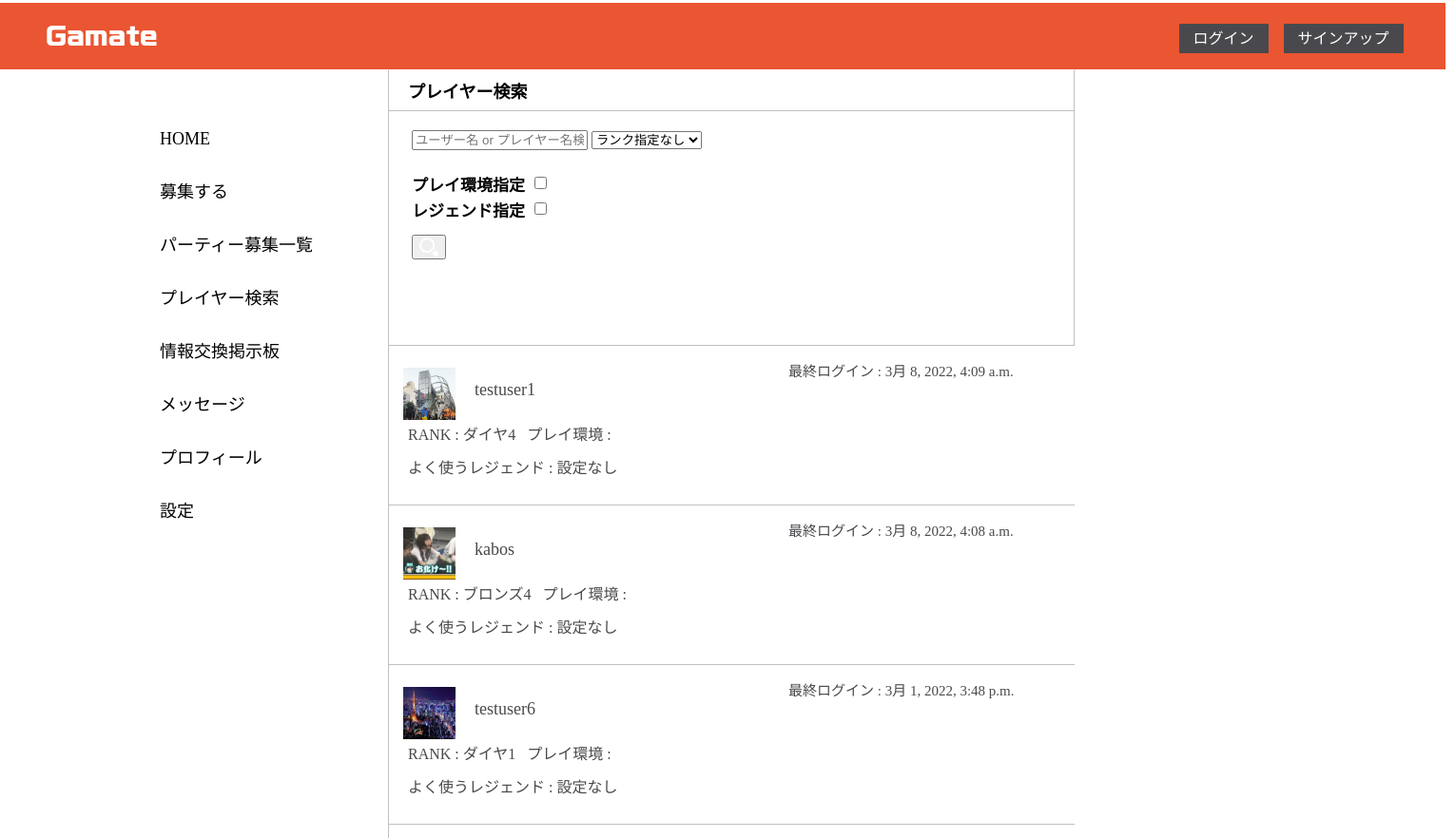
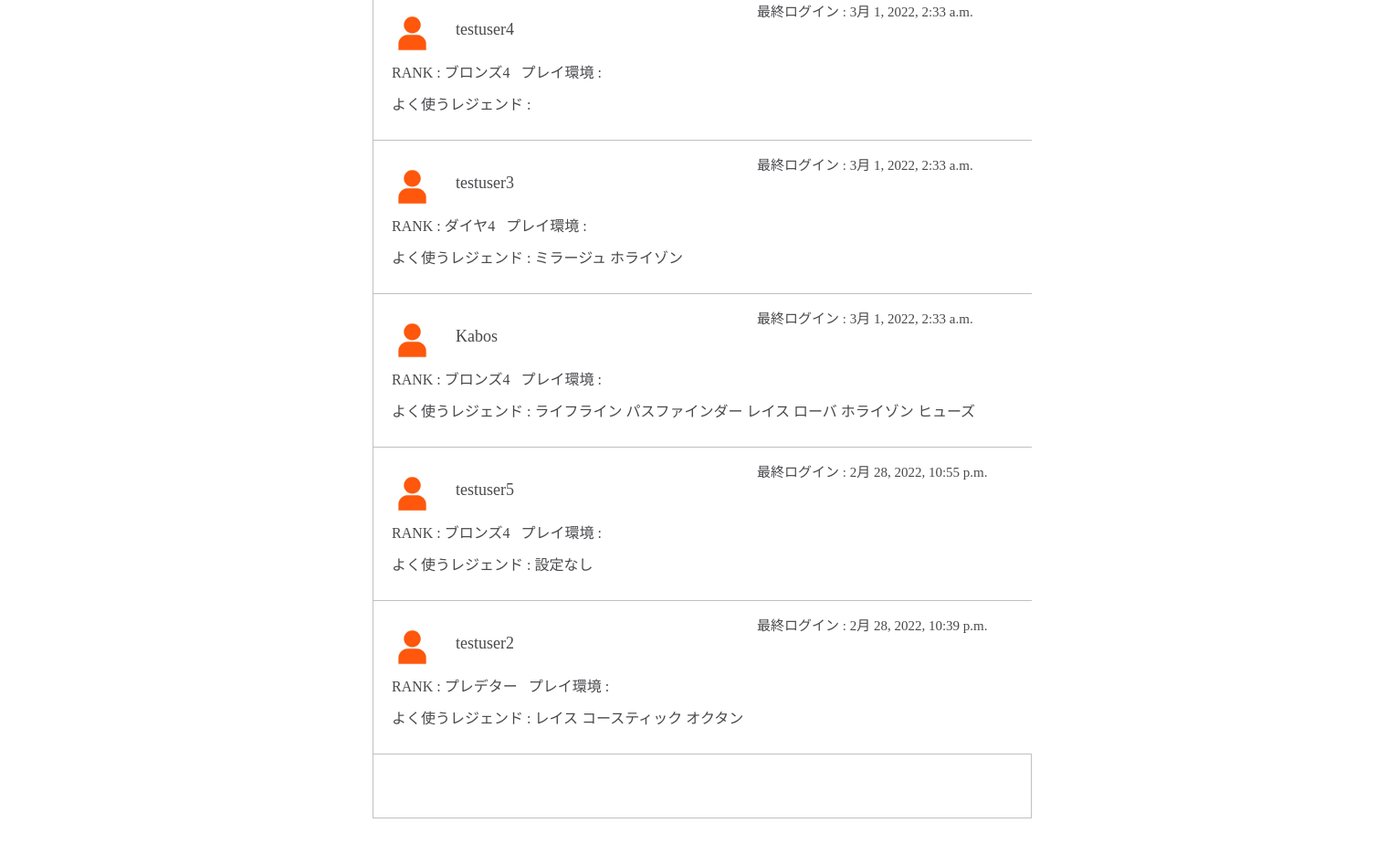
Before: /userlist/ with the older database file (2 pictures, top to bottom).
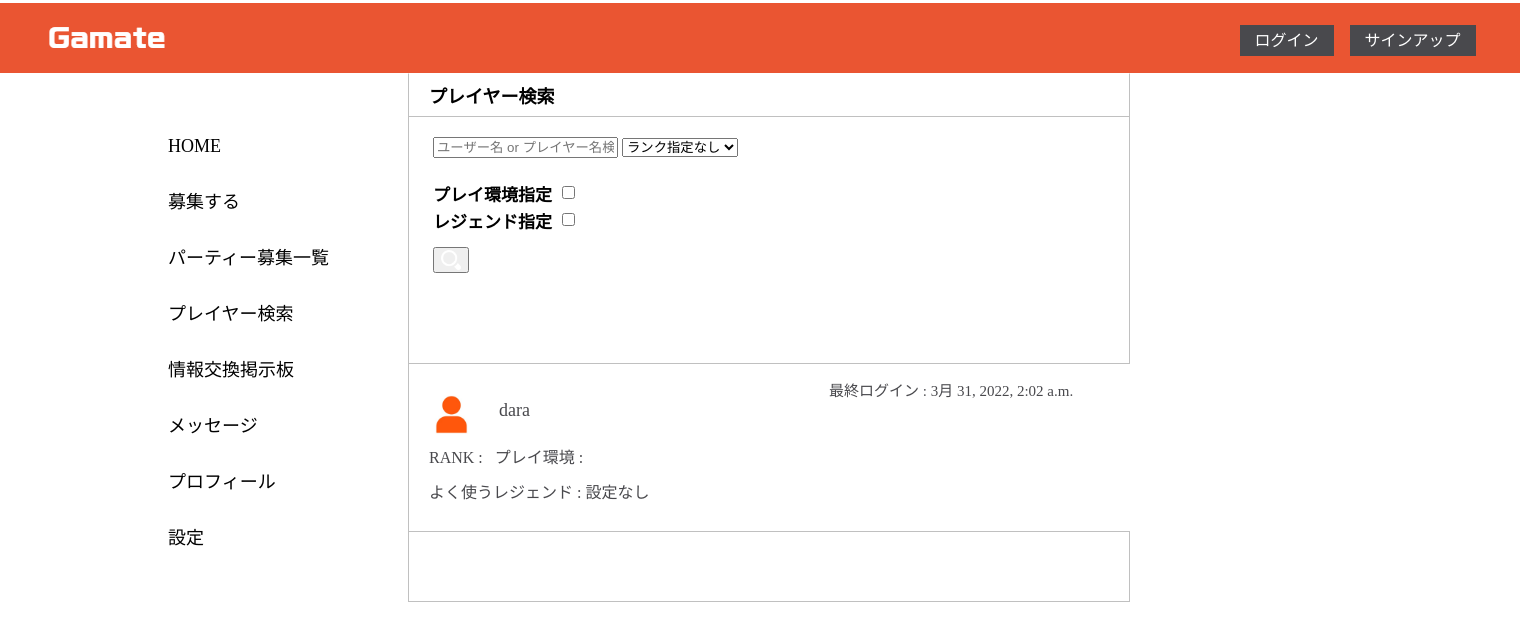
After: the same page with the newer database file.
### main/models.py (models this page shows, shortened)
class CustomUser(AbstractBaseUser, PermissionsMixin):
    username_validator = UnicodeUsernameValidator()
    id = models.UUIDField(default=uuid4, primary_key=True, editable=False)
    username = models.CharField(_("username"), max_length=30, validators=[username_validator], blank=False, unique=True)
    player_name = models.CharField(_("player name"), max_length=50)
    steam_url = models.CharField(_("steam id"), max_length=200, blank=True, null=True)
    is_show_steam = models.BooleanField(_("show steam id"), default=False)
    origin_id = models.CharField(_("origin id"), max_length=200, blank=True, null=True)
    is_show_origin = models.BooleanField(_("show origin id"), default=False)
    psn_id = models.CharField(_("PSN id"), max_length=200, blank=True, null=True)
    is_show_psn = models.BooleanField(_("show psn id"), default=False)
    switch_id = models.CharField(_("switch id"), max_length=200, blank=True, null=True)
    is_show_switch = models.BooleanField(_("show switch id"), default=False)
    other_id = models.CharField(_('other id'), max_length=200, blank=True, null=True)
    is_show_other = models.BooleanField(_('show other id'), default=False)
    icon = models.ImageField(_("icon"), upload_to='user_icon/', blank=True)
    email = models.EmailField(_("email address"), unique=True)
    is_staff = models.BooleanField(_("staff status"), default=False)
    is_superuser = models.BooleanField(_("superuser status"), default=False)
    is_active = models.BooleanField(_("active"), default=True)
    last_login = models.DateTimeField(_("last login"), blank=True, null=True)
    date_joined = models.DateTimeField(_("date joined"), default=timezone.now)
    playfield = models.CharField(_("ply_f"), max_length=30, blank=True, null=True, default="設定なし")
    rank = models.CharField(_("rank"), max_length=30, blank=False)
    discord_id = models.CharField(_("discord"), max_length=100, blank=True)
    is_show_discord = models.BooleanField(_("show discord id"), default=False)
    comments = models.CharField(_("comments"), max_length=300, blank=True, default="自己紹介はありません")
    character = models.CharField(_("character"), max_length=2000, blank=True, null=True, default="設定なし")
    objects = MyUserManager()
    USERNAME_FIELD = "email"
    EMAIL_FIELD = "email"
    REQUIRED_FIELDS = ["username", "player_name"]
    class Meta:
        verbose_name = _("user")
        verbose_name_plural = _("users")
        ordering = ['-last_login']
    def split_character(self):
        a = self.character
        a = re.sub(r'[\]\[\']', '', a)
        a = a.split(',')
        return a

### main/views.py (the view, shortened to what this page needs)
# urls.py: path('userlist/', views.UserListView.as_view(), name="User_List"),
class UserListView(ListView):
    model = CustomUser
    template_name = "user_list.html"
    ordering = ['-last_login']
    def get_queryset(self):
        queryset = CustomUser.objects.all()
        keyword = self.request.GET.get('keyword')
        rank = self.request.GET.get('rank')
        hard = self.request.GET.get('hard')
        character = self.request.GET.get('character')
        return queryset

### templates/user_list.html (shortened to what this page needs)
{% extends 'base.html' %}
{% load static %}
{% block body %}
<link rel=stylesheet type=text/css href="{% static 'css/user_list.css' %}" />
<div class="user-list">
    <h3 class="u-list-h3">プレイヤー検索</h3>
    <div class="user-search">
        <form class="user-search-f" method="GET" action="{% url 'main:User_List' %}">
            <input type="text" name="keyword" placeholder="ユーザー名 or プレイヤー名検索" class="input-keyword">
            <select class="user-search-rank" name="rank" class="u-s-rank">
                <option value="">ランク指定なし</option>
            </select>
            <div class="hard-select">
            <label id="open-check-label-1" for="open-check-1"><h4 class="h4-hard">プレイ環境指定</h4></label><input type="checkbox" class="open-check-hard" id="open-check-1">
            </div>
            <div class="character-select">
            <label id="open-check-label-2" for="open-check-2"><h4 class="h4-character">レジェンド指定</h4></label><input type="checkbox" class="open-check-character" id="open-check-2">
            </div>
            <button type="submit"><img src="{% static 'img/mushimegane.png' %}" height="20" width="20px"/></button>
        </form>
    </div>
    <div class="user-list-link">
        {% for list in object_list %}
        <ul class="user-list-ul">
            <li>
            <a href="{% url 'main:User_Detail' list.pk %}" class="users">
                <p class="player-icon">{% if list.icon %}<img src="{{ list.icon.url }}" height="55px" width="55px"/>{% else %}<img src={% static 'img/icon_none.jpg' %} height="55px" width="55px" />{% endif %}</p>
                <p class="player-name">{{ list.username }}</p>
                <p class="any-info">RANK : {{ list.rank }} &nbsp; プレイ環境 : {% if not list.hard == null %}{% for hard in list.split_playfield %}{{ hard }}{% endfor %}{% endif %}</p>
                <p class="any-info2">よく使うレジェンド :
                    {% for character in list.split_character %}
                    {{ character }}
                    {% endfor %}
                </p>
                <p class="last-login">最終ログイン : {{ list.last_login }}</p>
            </a>
            </li>
        </ul>
        {% endfor %}
    </div>
</div>
{% endblock body %}

Changed rows visible on the page:
removed CustomUser: icon (picture), username "testuser1", rank "ダイヤ4", split_character "設定なし", last_login "3月 8, 2022, 4:09 a.m."
removed CustomUser: icon (picture), username "kabos", rank "ブロンズ4", split_character "設定なし", last_login "3月 8, 2022, 4:08 a.m."
removed CustomUser: icon (picture), username "testuser6", rank "ダイヤ1", split_character "設定なし", last_login "3月 1, 2022, 3:48 p.m."
removed CustomUser: username "testuser4", rank "ブロンズ4", last_login "3月 1, 2022, 2:33 a.m."
removed CustomUser: username "testuser3", rank "ダイヤ4", split_character "ミラージュ" "ホライゾン", last_login "3月 1, 2022, 2:33 a.m."
removed CustomUser: username "Kabos", rank "ブロンズ4", split_character "ライフライン" "パスファインダー" "レイス" "ローバ" "ホライゾン" "ヒューズ", last_login "3月 1, 2022, 2:33 a.m."
removed CustomUser: username "testuser5", rank "ブロンズ4", split_character "設定なし", last_login "2月 28, 2022, 10:55 p.m."
removed CustomUser: username "testuser2", rank "プレデター", split_character "レイス" "コースティック" "オクタン", last_login "2月 28, 2022, 10:39 p.m."
added CustomUser: username "dara", split_character "設定なし", last_login "3月 31, 2022, 2:02 a.m."
